Frame 1 (no input): blank canvas, image omitted
Frame 60 (the mouse pressed at the canvas centre just before this capture): blank canvas, image omitted
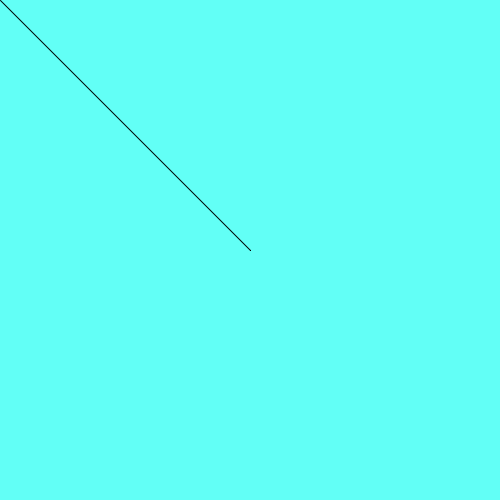
Frame 120 (the mouse held since frame 60 and released just before this capture)

The Processing sketch whose frames 1 and 60 were blank and that drew this single picture after the mouse press (run headless with seeded random() and noise(); from frame 60 on, the mouse is pressed at the canvas centre):

// Processing sketch: week17_2
// ── week17_2.pde
void setup()
{
  size(500,500);
  background(#62FFF6);
}
void draw()
{
  if (mousePressed)
  {  
   line(mouseX,mouseY,pmouseX,pmouseY);
  }
}
void keyPressed()
{
  if(key=='1') stroke(255,255,255);
  if(key=='2') stroke(255,0,0);
  if(key=='3') stroke(0,255,0);
  if(key=='4') stroke(0,0,255);
}
